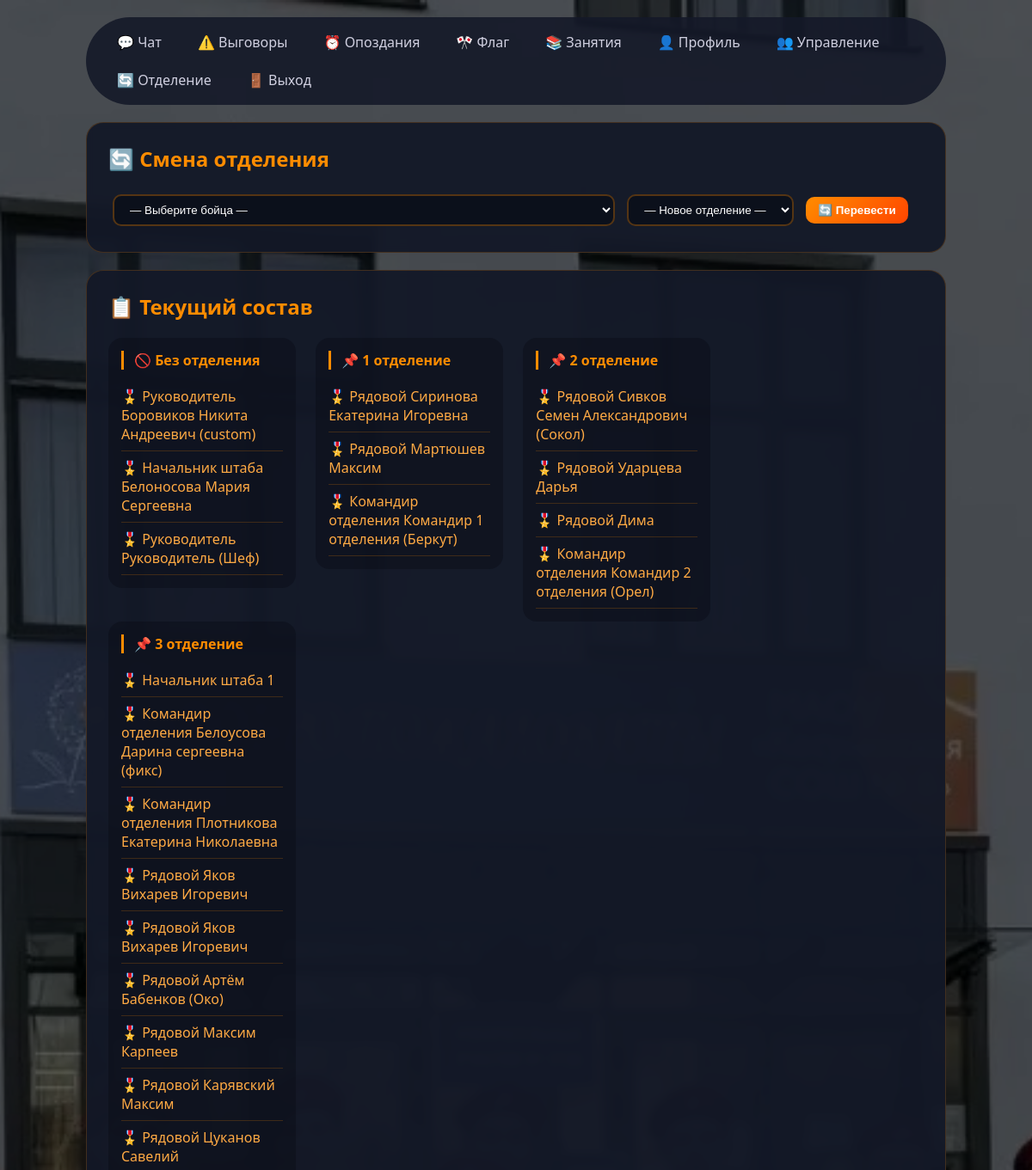
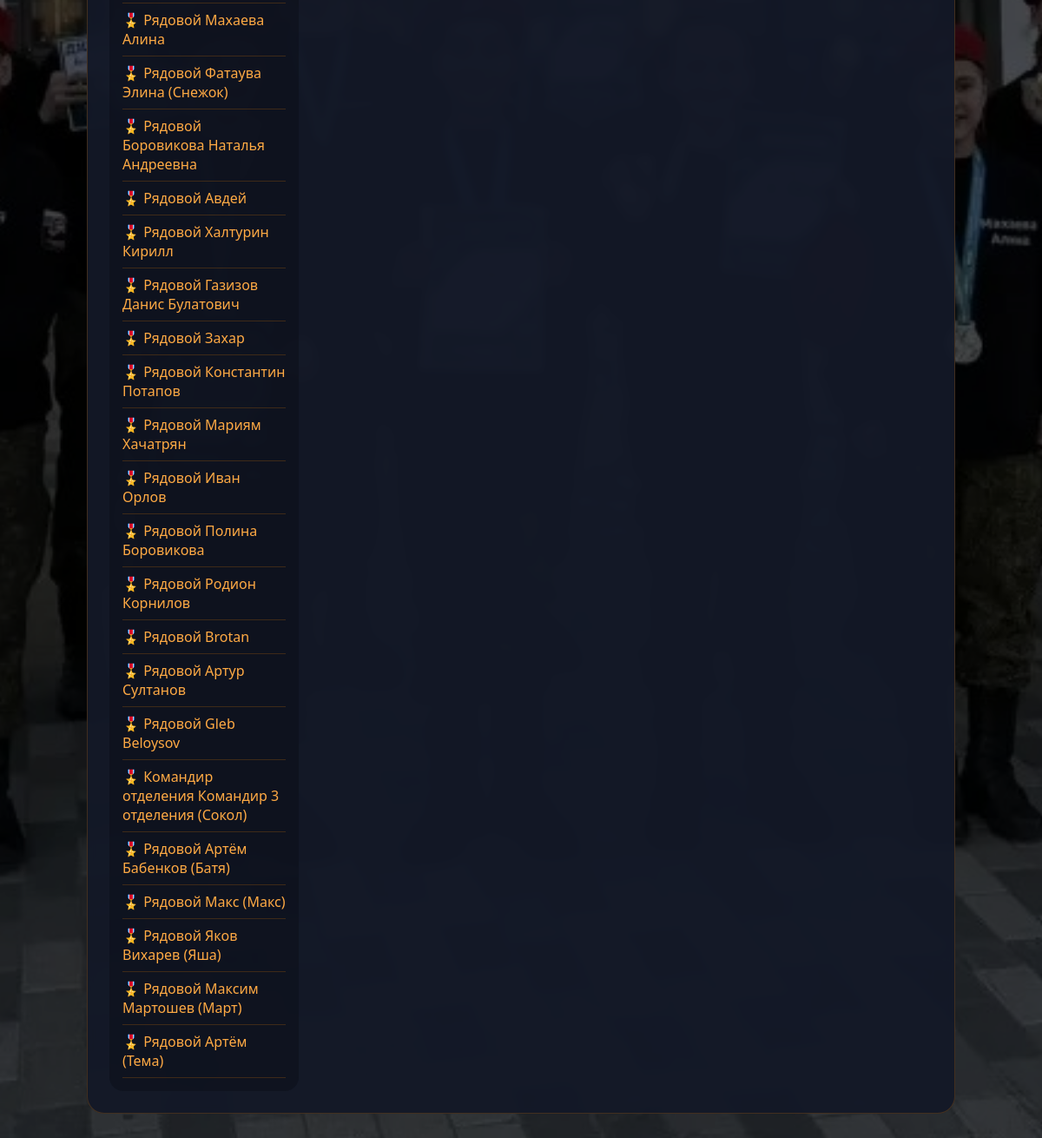
The app's page /change_unit (signed in) with its own data (2 pictures, top to bottom).
### tables this page shows
CREATE TABLE users (
            id INTEGER PRIMARY KEY AUTOINCREMENT,
            login TEXT UNIQUE,
            password TEXT,
            full_name TEXT,
            rank TEXT,
            unit TEXT DEFAULT '1 отделение',
            role_template TEXT DEFAULT 'junior',
            can_chat_write INTEGER DEFAULT 0,
            can_view_all_reprimands INTEGER DEFAULT 0,
            can_issue_reprimands INTEGER DEFAULT 0,
            can_view_all_lateness INTEGER DEFAULT 0,
            can_manage_users INTEGER DEFAULT 0,
            can_change_unit INTEGER DEFAULT 0,
            can_manage_flag INTEGER DEFAULT 0,
            can_manage_schedule INTEGER DEFAULT 0
        , nickname TEXT DEFAULT '', avatar TEXT DEFAULT '');

### Феникс/app.py (the view)
@app.route('/change_unit', methods=['GET', 'POST'])
@login_required
@has_permission('can_change_unit')
def change_unit():
    conn = sqlite3.connect(DB_NAME)
    cur = conn.cursor()
    if request.method == 'POST':
        user_id = request.form['user_id']
        new_unit = request.form['new_unit']
        cur.execute("UPDATE users SET unit = ? WHERE id = ?", (new_unit, user_id))
        conn.commit()
        return redirect(url_for('change_unit'))
    if session.get('can_view_all_lateness'):
        cur.execute('SELECT id, full_name, rank, unit, nickname FROM users')
    else:
        cur.execute('SELECT id, full_name, rank, unit, nickname FROM users WHERE unit = ?', (session.get('user_unit'),))
    users_list = cur.fetchall()
    conn.close()
    return render_template('change_unit.html', users=users_list)

### Феникс/app.py (called while the page is built)
def login_required(f):
    @wraps(f)
    def decorated(*args, **kwargs):
        if 'user_id' not in session:
            return redirect(url_for('login'))
        return f(*args, **kwargs)
    return decorated

def has_permission(permission):
    def decorator(f):
        @wraps(f)
        def decorated(*args, **kwargs):
            if not session.get(permission, False):
                return "У вас нет прав для этого действия", 403
            return f(*args, **kwargs)
        return decorated
    return decorator

### Феникс/templates/change_unit.html (shortened to what this page needs)
<!DOCTYPE html>
<html lang="ru">
<head>
</head>
<body>
    <div class="container">
        <div class="nav">
            <a href="/chat">💬 Чат</a>
            <a href="/reprimands">⚠️ Выговоры</a>
            <a href="/lateness">⏰ Опоздания</a>
            <a href="/flag_duty">🎌 Флаг</a>
            <a href="/schedule">📚 Занятия</a>
            <a href="/profile">👤 Профиль</a>
            {% if session.can_manage_users %}<a href="/users">👥 Управление</a>{% endif %}
            <a href="/change_unit">🔄 Отделение</a>
            <a href="/logout">🚪 Выход</a>
        </div>
        <div class="card">
            <h2>🔄 Смена отделения</h2>
            <form method="post">
                <select name="user_id" required>
                    <option value="">— Выберите бойца —</option>
                </select>
                <select name="new_unit" required>
                    <option value="">— Новое отделение —</option>
                </select>
                <button type="submit">🔄 Перевести</button>
            </form>
        </div>
        <div class="card">
            <h2>📋 Текущий состав</h2>
            <div class="unit-block">
                <h4>🚫 Без отделения</h4>
                <ul>{% for u in users if u[3]=='Без отделения' %}<li>🎖️ {{ u[2] }} {{ u[1] }} {% if u[4] %}({{ u[4] }}){% endif %}</li>{% else %}<li style="color:#606070">— нет —</li>{% endfor %}</ul>
            </div>
            <div class="unit-block">
                <h4>📌 1 отделение</h4>
                <ul>{% for u in users if u[3]=='1 отделение' %}<li>🎖️ {{ u[2] }} {{ u[1] }} {% if u[4] %}({{ u[4] }}){% endif %}</li>{% else %}<li style="color:#606070">— нет —</li>{% endfor %}</ul>
            </div>
            <div class="unit-block">
                <h4>📌 2 отделение</h4>
                <ul>{% for u in users if u[3]=='2 отделение' %}<li>🎖️ {{ u[2] }} {{ u[1] }} {% if u[4] %}({{ u[4] }}){% endif %}</li>{% else %}<li style="color:#606070">— нет —</li>{% endfor %}</ul>
            </div>
            <div class="unit-block">
                <h4>📌 3 отделение</h4>
                <ul>{% for u in users if u[3]=='3 отделение' %}<li>🎖️ {{ u[2] }} {{ u[1] }} {% if u[4] %}({{ u[4] }}){% endif %}</li>{% else %}<li style="color:#606070">— нет —</li>{% endfor %}</ul>
            </div>
        </div>
    </div>
</body>
</html>

### Феникс/templates/change_unit.html (style rules this page uses)
* { margin:0;padding:0;box-sizing:border-box }
body { font-family:'Segoe UI',sans-serif; background-image: url('/static/background.jpg'); background-size: cover; background-position: center; background-attachment: fixed; min-height:100vh; padding:20px; position:relative; }
body::before { content:''; position:absolute; top:0; left:0; right:0; bottom:0; background:rgba(0,0,0,0.65); z-index:0; }
.container { max-width:1000px;margin:0 auto;position:relative;z-index:1 }
.nav { background:rgba(20,25,40,0.9);padding:12px 20px;border-radius:60px;margin-bottom:20px;display:flex;gap:10px;flex-wrap:wrap }
.nav a { color:#d0d0e0;text-decoration:none;padding:6px 16px;border-radius:30px }
.card { background:rgba(20,25,40,0.95);border-radius:20px;padding:25px;border:1px solid rgba(255,140,0,0.2);margin-bottom:20px;backdrop-filter:blur(5px) }
h2 { color:#ff8c00;margin-bottom:20px }
select,button { padding:8px 14px;border-radius:10px;background:rgba(10,15,25,0.8);border:2px solid rgba(255,140,0,0.3);color:white;margin:5px }
button { background:linear-gradient(135deg,#ff8c00,#ff4500);border:none;cursor:pointer;font-weight:600 }
.unit-block { display:inline-block;width:23%;vertical-align:top;margin-right:2%;background:rgba(10,15,25,0.5);padding:15px;border-radius:16px }
.unit-block h4 { color:#ff8c00;font-size:16px;margin-bottom:12px;border-left:3px solid #ff8c00;padding-left:12px }
.unit-block li { padding:8px 0;border-bottom:1px solid rgba(255,140,0,0.2);color:#ffaa44 }
ul { list-style:none;padding-left:0 }

### records on screen
users: rank "Руководитель", full_name "Боровиков Никита Андреевич", nickname "custom"
users: rank "Начальник штаба", full_name "Белоносова Мария Сергеевна"
users: rank "Руководитель", full_name "Руководитель", nickname "Шеф"
users: rank "Рядовой", full_name "Сиринова Екатерина Игоревна"
users: rank "Рядовой", full_name "Мартюшев Максим"
users: rank "Командир отделения", full_name "Командир 1 отделения", nickname "Беркут"
users: rank "Рядовой", full_name "Сивков Семен Александрович", nickname "Сокол"
users: rank "Рядовой", full_name "Ударцева Дарья"
users: rank "Рядовой", full_name "Дима"
users: rank "Командир отделения", full_name "Командир 2 отделения", nickname "Орел"
users: rank "Начальник штаба", full_name "1"
users: rank "Командир отделения", full_name "Белоусова Дарина сергеевна", nickname "фикс"
users: rank "Командир отделения", full_name "Плотникова Екатерина Николаевна"
users: rank "Рядовой", full_name "Яков Вихарев Игоревич"
users: rank "Рядовой", full_name "Яков Вихарев Игоревич"
users: rank "Рядовой", full_name "Артём Бабенков", nickname "Око"
users: rank "Рядовой", full_name "Максим Карпеев"
users: rank "Рядовой", full_name "Карявский Максим"
users: rank "Рядовой", full_name "Цуканов Савелий"
users: rank "Рядовой", full_name "Махаева Алина"
users: rank "Рядовой", full_name "Фатаува Элина", nickname "Снежок"
users: rank "Рядовой", full_name "Боровикова Наталья Андреевна"
users: rank "Рядовой", full_name "Авдей"
users: rank "Рядовой", full_name "Халтурин Кирилл"
users: rank "Рядовой", full_name "Газизов Данис Булатович"
users: rank "Рядовой", full_name "Захар"
users: rank "Рядовой", full_name "Константин Потапов"
users: rank "Рядовой", full_name "Мариям Хачатрян"
users: rank "Рядовой", full_name "Иван Орлов"
users: rank "Рядовой", full_name "Полина Боровикова"
users: rank "Рядовой", full_name "Родион Корнилов"
users: rank "Рядовой", full_name "Brotan"
users: rank "Рядовой", full_name "Артур Султанов"
users: rank "Рядовой", full_name "Gleb Beloysov"
users: rank "Командир отделения", full_name "Командир 3 отделения", nickname "Сокол"
users: rank "Рядовой", full_name "Артём Бабенков", nickname "Батя"
users: rank "Рядовой", full_name "Макс", nickname "Макс"
users: rank "Рядовой", full_name "Яков Вихарев", nickname "Яша"
users: rank "Рядовой", full_name "Максим Мартошев", nickname "Март"
users: rank "Рядовой", full_name "Артём", nickname "Тема"
